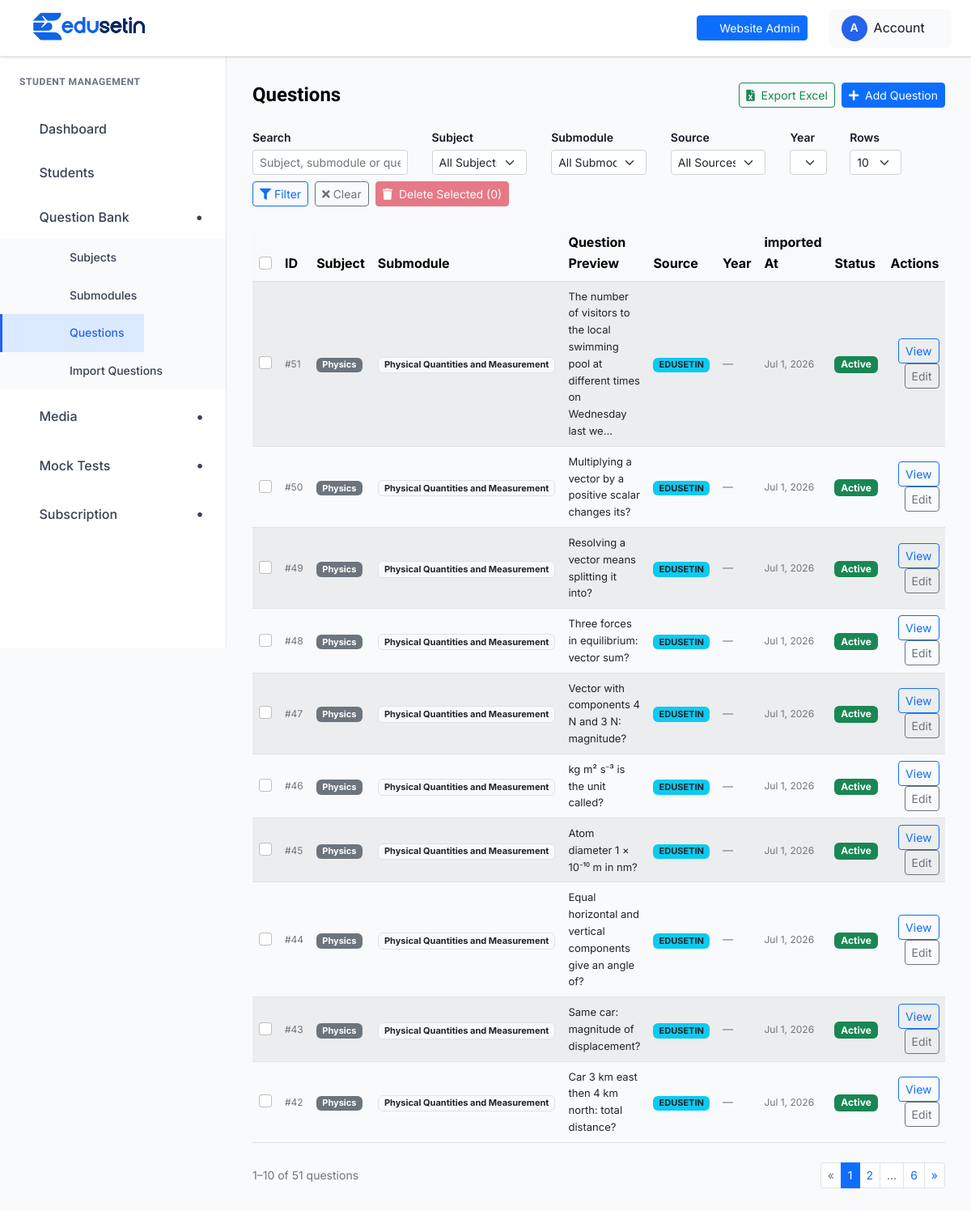
Screenshot of /student-management/questions/ (signed in) with the database file from the repository.
### student_management/models.py (models this page shows, shortened)
class Question(models.Model):
    ANSWER_CHOICES = [
        ('A', 'A'),
        ('B', 'B'),
        ('C', 'C'),
        ('D', 'D'),
        ('E', 'E'),
    ]
    SOURCE_CHOICES = [
        ('PYQ', 'PYQ'),
        ('EDUSETIN', 'EDUSETIN'),
        ('OTHER', 'OTHER'),
    ]
    subject = models.ForeignKey(Subject, on_delete=models.CASCADE, related_name='questions')
    submodule = models.ForeignKey(
        SubModule,
        on_delete=models.SET_NULL,
        related_name='questions',
        blank=True,
        null=True,
    )
    question_text = models.TextField()
    option_a = models.TextField()
    option_b = models.TextField()
    option_c = models.TextField()
    option_d = models.TextField()
    option_e = models.TextField(blank=True, null=True)
    correct_answer = models.CharField(max_length=1, choices=ANSWER_CHOICES)
    explanation = models.TextField(blank=True, null=True)
    source = models.CharField(max_length=20, choices=SOURCE_CHOICES, blank=True, null=True)
    year = models.PositiveIntegerField(blank=True, null=True)
    is_active = models.BooleanField(default=True)
    created_at = models.DateTimeField(auto_now_add=True)
    requires_question_image = models.BooleanField(default=False)
    requires_option_a_image = models.BooleanField(default=False)
    requires_option_b_image = models.BooleanField(default=False)
    requires_option_c_image = models.BooleanField(default=False)
    requires_option_d_image = models.BooleanField(default=False)
    requires_option_e_image = models.BooleanField(default=False)
    media_uploaded = models.BooleanField(default=False)
    class Meta:
        ordering = ['-created_at']

class Subject(models.Model):
    name = models.CharField(max_length=200, unique=True)
    description = models.TextField(blank=True, null=True)
    image = models.ImageField(upload_to='subjects/', blank=True, null=True)
    is_active = models.BooleanField(default=True)
    created_at = models.DateTimeField(auto_now_add=True)
    class Meta:
        ordering = ['-created_at']

class SubModule(models.Model):
    subject = models.ForeignKey(Subject, on_delete=models.CASCADE, related_name='submodules')
    name = models.CharField(max_length=200)
    slug = models.SlugField(max_length=220, unique=True, blank=True)
    description = models.TextField(blank=True, null=True)
    image = models.ImageField(upload_to='submodules/', blank=True, null=True)
    order = models.PositiveIntegerField(default=0)
    is_active = models.BooleanField(default=True)
    created_at = models.DateTimeField(auto_now_add=True)
    class Meta:
        ordering = ['subject__name', 'order', 'name']
        unique_together = ('subject', 'name')
        verbose_name = "Submodule"
        verbose_name_plural = "Submodules"

### student_management/views.py (the view)
# urls.py: path('questions/', views.question_list, name='question_list'),
@admin_login_required
def question_list(request):
    questions = Question.objects.select_related('subject', 'submodule').order_by('-created_at')
    subjects = Subject.objects.filter(is_active=True).order_by('name')
    submodules = SubModule.objects.filter(is_active=True).select_related('subject').order_by('subject__name', 'order', 'name')
    sources = Question.SOURCE_CHOICES
    years = Question.objects.exclude(year__isnull=True).values_list('year', flat=True).distinct().order_by('-year')
    subject_id = request.GET.get('subject')
    submodule_id = request.GET.get('submodule')
    source = request.GET.get('source')
    year = request.GET.get('year')
    if subject_id:
        questions = questions.filter(subject_id=subject_id)
    if submodule_id:
        questions = questions.filter(submodule_id=submodule_id)
    if source:
        questions = questions.filter(source=source)
    if year:
        questions = questions.filter(year=year)
    context = {
        'questions': questions,
        'subjects': subjects,
        'submodules':submodules,
        'sources': sources,
        'years': years,
        'selected_subject': subject_id,
        'selected_submodule': submodule_id,
        'selected_source': source,
        'selected_year': year,
    }
    return render(request, 'student_management/question_list.html', context)

### templates/student_management/question_list.html (shortened to what this page needs)
{% extends "student_management/base.html" %}
{% block content %}
<div class="dashboard__form__wraper">
    <div class="d-flex flex-wrap justify-content-between align-items-center gap-2 mb-4">
        <h4 class="mb-0">Questions</h4>
        <div class="d-flex gap-2 flex-wrap">
            <a id="exportBtn" href="{% url 'student_management:question_export_excel' %}"
               class="btn btn-sm btn-outline-success">
                <i class="fas fa-file-excel me-1"></i> Export Excel
            </a>
            <a href="{% url 'student_management:question_create' %}"
               class="btn btn-sm btn-primary">
                <i class="fas fa-plus me-1"></i> Add Question
            </a>
        </div>
    </div>
    <div class="row g-2 align-items-end mb-3">
        <div class="col-12 col-md-4 col-lg-3">
            <label class="form-label small fw-semibold mb-1">Search</label>
            <input type="text" id="questionSearchInput"
                   class="form-control form-control-sm"
                   placeholder="Subject, submodule or question…">
        </div>
        <div class="col-12 col-md-3 col-lg-2">
            <label class="form-label small fw-semibold mb-1">Subject</label>
            <select id="subjectFilterSelect" class="form-select form-select-sm">
                <option value="">All Subjects</option>
            </select>
        </div>
        <div class="col-12 col-md-3 col-lg-2">
            <label class="form-label small fw-semibold mb-1">Submodule</label>
            <select id="submoduleFilterSelect" class="form-select form-select-sm">
                <option value="">All Submodules</option>
            </select>
        </div>
        <div class="col-12 col-md-2 col-lg-2">
            <label class="form-label small fw-semibold mb-1">Source</label>
            <select id="sourceFilterSelect" class="form-select form-select-sm">
                <option value="">All Sources</option>
            </select>
        </div>
        <div class="col-6 col-md-1 col-lg-1">
            <label class="form-label small fw-semibold mb-1">Year</label>
            <select id="yearFilterSelect" class="form-select form-select-sm">
                <option value="">All</option>
            </select>
        </div>
        <div class="col-auto">
            <label class="form-label small fw-semibold mb-1">Rows</label>
            <select id="pageSizeSelect" class="form-select form-select-sm" style="width:auto;">
                <option value="10" selected>10</option>
            </select>
        </div>
        <div class="col-auto d-flex gap-2 align-items-end">
            <button type="button" class="btn btn-outline-primary btn-sm" id="applyFilterBtn">
                <i class="fas fa-filter"></i> Filter
            </button>
            <button type="button" class="btn btn-outline-secondary btn-sm" id="clearFiltersBtn">
                <i class="fas fa-times"></i> Clear
            </button>
             <button type="button" class="btn btn-danger btn-sm ms-auto" id="bulkDeleteBtn" disabled
                    data-bs-toggle="modal" data-bs-target="#bulkDeleteModal">
                <i class="fas fa-trash me-1"></i> Delete Selected (<span id="bulkBtnCount">0</span>)
            </button>
        </div>
    </div>
    <form method="post" action="{% url 'student_management:question_bulk_delete' %}" id="bulkDeleteForm">
        <div class="table-responsive">
            <table class="table table-striped table-hover align-middle" id="questionsTable">
                <thead class="table-light">
                    <tr>
                        <th style="width:36px;">
                            <input type="checkbox" id="selectAllCheckbox" class="form-check-input">
                        </th>
                        <th style="width:60px;">ID</th>
                        <th>Subject</th>
                        <th>Submodule</th>
                        <th>Question Preview</th>
                        <th>Source</th>
                        <th>Year</th>
                        <th>imported At</th>
                        <th>Status</th>
                        <th class="text-end">Actions</th>
                    </tr>
                </thead>
                <tbody id="questionsTableBody">
                    {% for question in questions %}
                    <tr
                        data-subject-id="{{ question.subject.id }}"
                        data-subject="{{ question.subject.name|lower }}"
                        data-submodule-id="{{ question.submodule.id|default:'' }}"
                        data-submodule="{{ question.submodule.name|lower|default:'' }}"
                        data-preview="{{ question.question_text|lower|truncatechars:200 }}"
                        data-source="{{ question.source|default:''|lower }}"
                        data-year="{{ question.year|default:'' }}"
                        data-created="{{ question.created_at|date:'Y-m-d' }}"
                        data-status="{% if question.is_active %}active{% else %}inactive{% endif %}"
                    >
                        <td>
                            <input type="checkbox" class="form-check-input row-check"
                                   name="question_ids" value="{{ question.id }}">
                        </td>
                        <td class="text-muted" style="font-size:12px;">#{{ question.id }}</td>
                        <td>
                            <span class="badge bg-secondary" style="font-size:11px;">{{ question.subject.name }}</span>
                        </td>
                        <td>
                            {% if question.submodule %}
                                <span class="badge bg-light text-dark border" style="font-size:11px;">{{ question.submodule.name }}</span>
                            {% else %}
                                <span class="text-muted">—</span>
                            {% endif %}
                        </td>
                        <td style="max-width:300px; font-size:13px;">{{ question.question_text|truncatechars:90 }}</td>
                        <td>
                            {% if question.source %}
                                <span class="badge bg-info text-dark" style="font-size:11px;">{{ question.source }}</span>
                            {% else %}
                                <span class="text-muted">—</span>
                            {% endif %}
                        </td>
                        <td class="text-muted" style="font-size:13px;">{{ question.year|default:"—" }}</td>
                        <td class="text-muted" style="font-size:12px;">{{ question.created_at|date:"M j, Y" }}</td>
                        <td>
                            {% if question.is_active %}
                                <span class="badge bg-success">Active</span>
                            {% else %}
                                <span class="badge bg-secondary">Inactive</span>
                            {% endif %}
                        </td>
                        <td class="text-end">
                            <a href="{% url 'student_management:question_detail' question.id %}"
                               class="btn btn-sm btn-outline-primary">View</a>
                            <a href="{% url 'student_management:question_edit' question.id %}"
                               class="btn btn-sm btn-outline-secondary">Edit</a>
                        </td>
                    </tr>
                    {% endfor %}
                </tbody>
            </table>
        </div>
    </form>
    <div class="d-flex flex-wrap align-items-center justify-content-between mt-2 gap-2">
        <span class="text-muted small" id="rowCountLabel2"></span>
        <nav id="paginationNav" aria-label="Questions pagination"></nav>
    </div>
</div>
{% endblock %}

### rows the page displays
Question: id "51", subject.name "Physics", submodule.name "Physical Quantities and Measurement", question_text "The number of visitors to the local swimming pool at different times on Wednesday last we…", source "EDUSETIN", year "—", created_at "Jul 1, 2026", is_active "Active"
Question: id "50", subject.name "Physics", submodule.name "Physical Quantities and Measurement", question_text "Multiplying a vector by a positive scalar changes its?", source "EDUSETIN", year "—", created_at "Jul 1, 2026", is_active "Active"
Question: id "49", subject.name "Physics", submodule.name "Physical Quantities and Measurement", question_text "Resolving a vector means splitting it into?", source "EDUSETIN", year "—", created_at "Jul 1, 2026", is_active "Active"
Question: id "48", subject.name "Physics", submodule.name "Physical Quantities and Measurement", question_text "Three forces in equilibrium: vector sum?", source "EDUSETIN", year "—", created_at "Jul 1, 2026", is_active "Active"
Question: id "47", subject.name "Physics", submodule.name "Physical Quantities and Measurement", question_text "Vector with components 4 N and 3 N: magnitude?", source "EDUSETIN", year "—", created_at "Jul 1, 2026", is_active "Active"
Question: id "46", subject.name "Physics", submodule.name "Physical Quantities and Measurement", question_text "kg m² s⁻³ is the unit called?", source "EDUSETIN", year "—", created_at "Jul 1, 2026", is_active "Active"
Question: id "45", subject.name "Physics", submodule.name "Physical Quantities and Measurement", question_text "Atom diameter 1 × 10⁻¹⁰ m in nm?", source "EDUSETIN", year "—", created_at "Jul 1, 2026", is_active "Active"
Question: id "44", subject.name "Physics", submodule.name "Physical Quantities and Measurement", question_text "Equal horizontal and vertical components give an angle of?", source "EDUSETIN", year "—", created_at "Jul 1, 2026", is_active "Active"
Question: id "43", subject.name "Physics", submodule.name "Physical Quantities and Measurement", question_text "Same car: magnitude of displacement?", source "EDUSETIN", year "—", created_at "Jul 1, 2026", is_active "Active"
Question: id "42", subject.name "Physics", submodule.name "Physical Quantities and Measurement", question_text "Car 3 km east then 4 km north: total distance?", source "EDUSETIN", year "—", created_at "Jul 1, 2026", is_active "Active"
